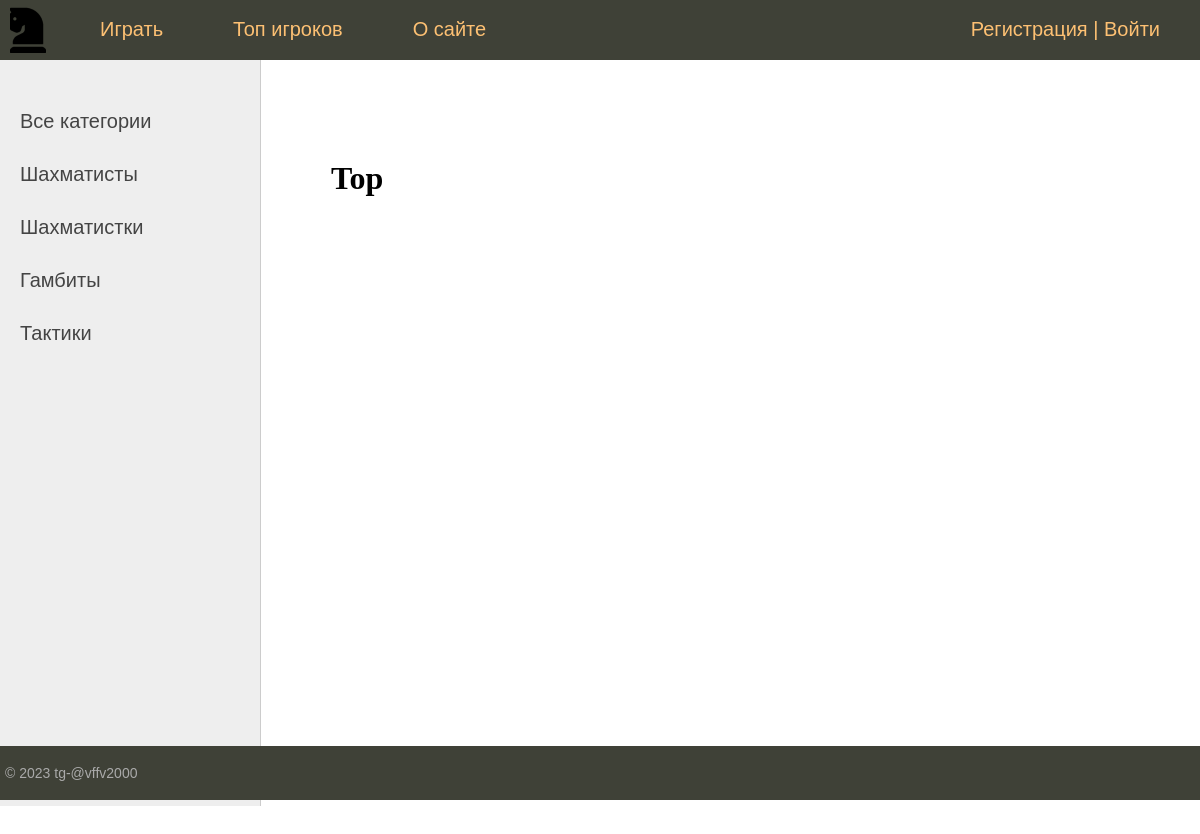
The app's page /Top/ with its own data.
### chess/models.py (models this page shows, shortened)
class Category(models.Model):
    name = models.CharField(max_length=100, db_index=True, verbose_name="Категория")
    slug = models.SlugField(max_length=255, unique=True, db_index=True, verbose_name="URL")
    def get_absolute_url(self):
        return reverse('category', kwargs={'cat_slug': self.slug})
    class Meta:
        verbose_name = 'Категория'
        verbose_name_plural = 'Категории'
        ordering = ['id']

### chess/views.py (the view)
# urls.py: path('Top/', scorelist, name='Scorelist'),
def scorelist(request):
    posts = Masters.objects.all()
    return render(request, 'chess/TopScore.html', {'posts': posts, 'title': 'Топ', 'menu': menu, })

### chess/templatetags/chess_tags.py (called while the page is built)
@register.inclusion_tag('chess/list_catigories.html')  # для отображения бара слева в html{% show_category %}
def show_category(sort=None, cat_selected=0):
    if not sort:
        cats = Category.objects.all()
    else:
        cats = Category.objects.order_by(sort)
    return {'cats': cats, "cat_selected": cat_selected}

### chess/templates/chess/TopScore.html
{% extends 'chess/base.html' %}
{% block content %}
<h1>Top</h1>
{% endblock %}

### chess/templates/chess/list_catigories.html
{% for c in cats %}
    {% if c.pk == cat_selected %}
        <li class="selected">{{ c.name }}</li>
    {% else %}
        <li class="selected"><a href="{{ c.get_absolute_url }}">{{ c.name }}</a></li>
    {% endif %}
{% endfor %}

### chess/static/chess/css/styles.css (style rules this page uses)
html, body { font-family: 'Arial'; margin: 0; padding: 0; height: 100%; width: 100%; color: #444; }
a { color: #0059b2; text-decoration: none; }
.left-chapters ul li { margin: 30px 0 0 0; color: #999; }
.left-chapters ul li.selected { color: #0059b2; }
.left-chapters ul li a { color: #444; text-decoration: none; }
.content-text h1 { font-size: 32px; }

### records on screen
Category: name "Шахматисты"
Category: name "Шахматистки"
Category: name "Гамбиты"
Category: name "Тактики"

### other values on screen
{{ m.title }} "Играть" "Топ игроков" "О сайте"
